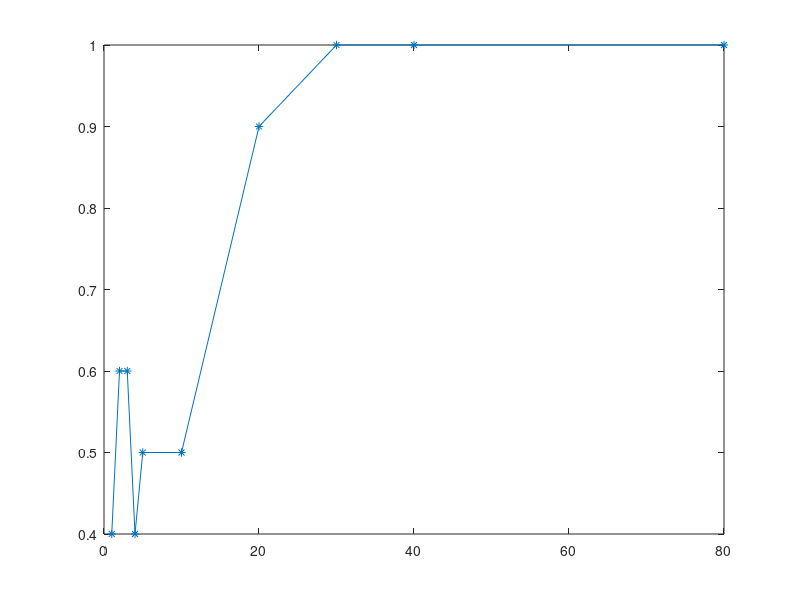

MATLAB code to generate this figure: (Note: this script raises an error after producing the figure.)
% Written by Mehmet Emin Kazanç.
% In this script, I will analyze the collected data. 
clc
clear all
close all

% we know the data parameters like below. 
brightness = [1 2 3 4 5 10 20 30 40 80];


% concatanate all data. 
finalData = [];

load MehmetDiscrim1.mat

for i=1:length(dataTrials)    
    finalData = [finalData ; dataTrials{i}];   
end

load BengisuDiscrim1.mat

for i=1:length(dataTrials)    
    finalData = [finalData ; dataTrials{i}];   
end




reference = unique(finalData(:,2)); 


result = zeros(length(reference),length(brightness)); 

for i=1:length(reference)
  for j = 1:length(brightness)
      
      tmp = finalData(find(finalData(:,2) == reference(i) & finalData(:,3) == brightness(j) ),:);
      result(i,j) = mean(tmp(:,4)) ;
      
      
  end  
end

figure
plot(brightness, result(1,:),'-*')
yline(0.5)
legend('Reference Brightness: 60', 'p=0.5')
title('Discrimination Task')
axis([-1 91 0.30 1.1])
xlabel('Brightness Change (delta\_S)')
ylabel('Probability')
grid minor

% figure
% plot(brightness, result(2,:),'-*')
% yline(0.5)
% legend('Reference : 40', 'p=0.5')
% title('Discrimination Task')
% axis([-1 91 0.30 1.1])
% xlabel('Brightness')
% ylabel('Probability')
% grid minor



return


figure
grid minor
for i = 1 : size(result,1)
    plot(brightness, result(i,:),'-*')
    hold on
    grid minor    
end
yline(0.5)
xlabel('Brightness Change (delta_S)')
ylabel('Probability')
legend('Reference : 20', 'Reference : 40', 'p=0.5')
axis([-1 91 0.30 1.1])
grid minor
title('Discrimination Task')





